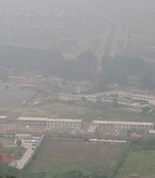
%> input picture db/IEI2019/H22.png, 155 x 178 px, shrunk from 523 x 598 before the run
$ octave task1.m   (GNU Octave 9; MATLAB toolbox functions it lacks are replaced by stand-ins)
%> lines starting %> are read from the running program, lines starting %| are printed output that depends on the picture
%task1
% input the image
image1 = imread('db\IEI2019\H22.png');
%> image1 is the input picture: size 178x155x3 uint8; mean R, G, B 147.6, 147.1, 145.3
image2 = imread('db\IEI2019\H26.jpg');
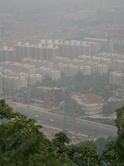
%> input picture db/IEI2019/H26.jpg, 124 x 166 px, shrunk from 418 x 557 before the run
%> image2 is the input picture: size 166x124x3 uint8; mean R, G, B 118.5, 120.5, 112.5
image3 = imread('db\IEI2019\R1.jpg');
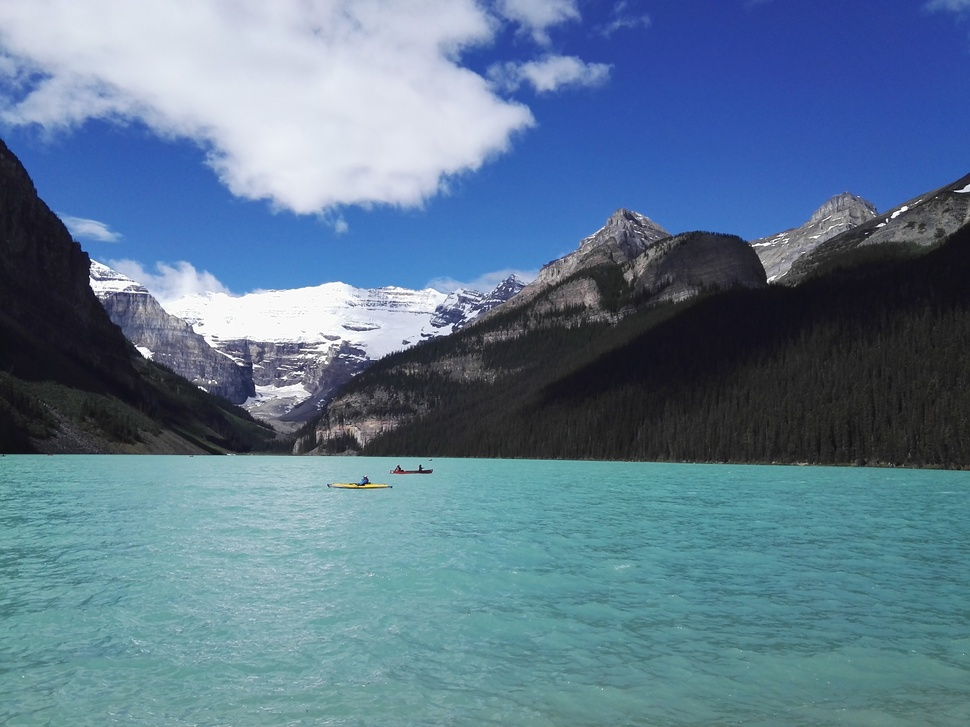
%> input picture db/IEI2019/R1.jpg, 970 x 727 px, shrunk from 3264 x 2448 before the run
%> image3 is the input picture: size 727x970x3 uint8; mean R, G, B 93.2, 121.4, 144.7

% calculate the diagram
histogram1 = imhist(image1);
%> histogram1 = 256 values, max 1811 at index 165, min 0 at index 1, mean 323.3
histogram2 = imhist(image2);
%> histogram2 = 256 values, max 1439 at index 153, min 0 at index 192, mean 241.2
histogram3 = imhist(image3);
%> histogram3 = 256 values, max 18712 at index 43, min 2 at index 3, mean 8263.9

% plot the histogram
figure(1);
subplot(1,3,1);
bar(histogram1);
title('Image Histogram H22');
xlabel('Pixel Intensity');
ylabel('Frequency');
subplot(1,3,2);
bar(histogram2);
title('Image Histogram H26');
xlabel('Pixel Intensity');
ylabel('Frequency');
subplot(1,3,3)
bar(histogram3);
title('Image Histogram R1');
xlabel('Pixel Intensity');
ylabel('Frequency');
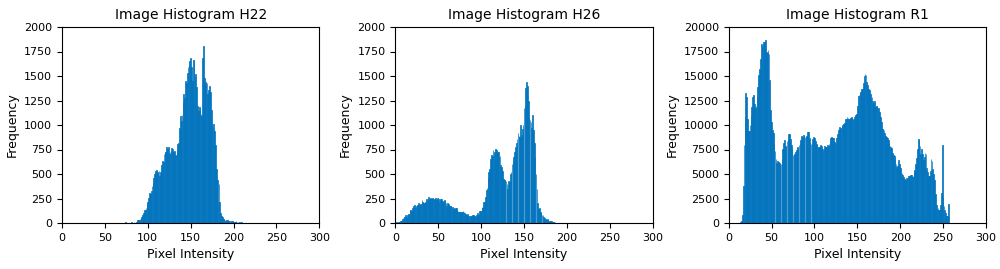
%> figure redrawn from the program's plot data, 3 panels; panel 1: tallest bar 1811 high, from x = 164.6 to 165.4; panel 2: tallest bar 1439 high, from x = 152.6 to 153.4; panel 3: tallest bar 18712 high, from x = 42.6 to 43.4
